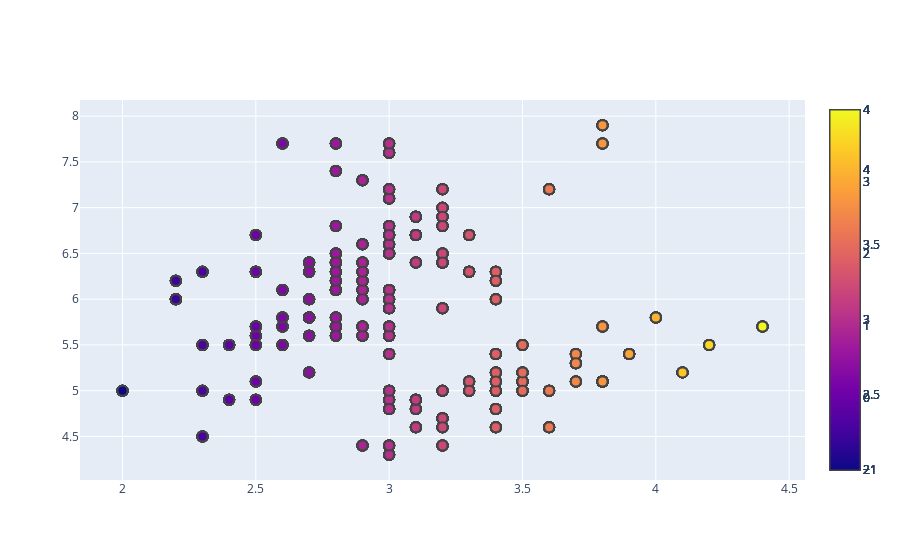

The cell this chart's notebook holds for it:
### Code cell
#More trace parameters
fig.add_trace(go.Scatter(x = data_iris.sepal_width, y =data_iris.sepal_length,
                        mode = 'markers',
                        marker_color = data_iris.sepal_width, #If you specify a single color, then the color bar will be whit with just those numbers
                        text = 'Hello', #Text to False while we hover over the points
                        marker = dict(showscale = True))) #Not sure what this does
fig.update_traces(marker_line_width = 2, marker_size = 10)
fig.update_layout(showlegend = False)

### Figure 1 — Plotly figure (JSON) as saved in the notebook; plotly's stock layout.template omitted (floating-point values rounded to 4 significant figures; data arrays with more than 128 entries replaced by an {"elided": "..."} marker saying what was removed)
{"data": [{"marker": {"line": {"width": 2}, "size": 10}, "mode": "markers", "type": "scatter", "x": {"elided": "150 float values"}, "y": {"elided": "150 float values"}}, {"marker": {"color": "green", "line": {"width": 2}, "showscale": true, "size": 10}, "mode": "markers", "text": "Hello", "type": "scatter", "x": {"elided": "150 float values"}, "y": {"elided": "150 float values"}}, {"marker": {"color": "yellow", "line": {"width": 2}, "showscale": true, "size": 10}, "mode": "markers", "text": "Hello", "type": "scatter", "x": {"elided": "150 float values"}, "y": {"elided": "150 float values"}}, {"marker": {"color": "yellow", "line": {"width": 2}, "size": 10}, "mode": "markers", "text": "Hello", "type": "scatter", "x": {"elided": "150 float values"}, "y": {"elided": "150 float values"}}, {"marker": {"color": "yellow", "line": {"width": 2}, "showscale": true, "size": 10}, "mode": "markers", "text": "Hello", "type": "scatter", "x": {"elided": "150 float values"}, "y": {"elided": "150 float values"}}, {"marker": {"color": "yellow", "line": {"width": 2}, "showscale": true, "size": 10}, "mode": "markers", "text": "Hello", "type": "scatter", "x": {"elided": "150 float values"}, "y": {"elided": "150 float values"}}, {"marker": {"color": "yellow", "line": {"width": 2}, "showscale": true, "size": 10}, "mode": "markers", "text": "Hello", "type": "scatter", "x": {"elided": "150 float values"}, "y": {"elided": "150 float values"}}, {"marker": {"color": "red", "line": {"width": 2}, "showscale": true, "size": 10}, "mode": "markers", "text": "Hello", "type": "scatter", "x": {"elided": "150 float values"}, "y": {"elided": "150 float values"}}, {"marker": {"color": {"elided": "150 float values"}, "line": {"width": 2}, "showscale": true, "size": 10}, "mode": "markers", "text": "Hello", "type": "scatter", "x": {"elided": "150 float values"}, "y": {"elided": "150 float values"}}, {"marker": {"color": {"elided": "150 float values"}, "line": {"width": 2}, "showscale": false, "size": 10}, "mode": "markers", "text": "Hello", "type": "scatter", "x": {"elided": "150 float values"}, "y": {"elided": "150 float values"}}, {"marker": {"color": {"elided": "150 float values"}, "line": {"width": 2}, "showscale": true, "size": 10}, "mode": "markers", "text": "Hello", "type": "scatter", "x": {"elided": "150 float values"}, "y": {"elided": "150 float values"}}, {"marker": {"color": {"elided": "150 float values"}, "line": {"width": 2}, "showscale": true, "size": 10}, "mode": "markers", "text": "Hello", "type": "scatter", "x": {"elided": "150 float values"}, "y": {"elided": "150 float values"}}, {"marker": {"color": {"elided": "150 float values"}, "line": {"width": 2}, "showscale": false, "size": 10}, "mode": "markers", "text": "Hello", "type": "scatter", "x": {"elided": "150 float values"}, "y": {"elided": "150 float values"}}, {"marker": {"color": {"elided": "150 float values"}, "line": {"width": 2}, "showscale": true, "size": 10}, "mode": "markers", "text": "Hello", "type": "scatter", "x": {"elided": "150 float values"}, "y": {"elided": "150 float values"}}, {"marker": {"color": {"elided": "150 float values"}, "line": {"width": 2}, "showscale": false, "size": 10}, "mode": "markers", "text": "Hello", "type": "scatter", "x": {"elided": "150 float values"}, "y": {"elided": "150 float values"}}, {"marker": {"color": {"elided": "150 float values"}, "line": {"width": 2}, "showscale": true, "size": 10}, "mode": "markers", "text": "Hello", "type": "scatter", "x": {"elided": "150 float values"}, "y": {"elided": "150 float values"}}, {"marker": {"color": {"elided": "150 float values"}, "line": {"width": 2}, "showscale": true, "size": 10}, "mode": "markers", "text": "Hello", "type": "scatter", "x": {"elided": "150 float values"}, "y": {"elided": "150 float values"}}, {"marker": {"color": {"elided": "150 float values"}, "line": {"width": 2}, "showscale": true, "size": 10}, "mode": "markers", "text": "Hello", "type": "scatter", "x": {"elided": "150 float values"}, "y": {"elided": "150 float values"}}, {"marker": {"color": "red", "line": {"width": 2}, "showscale": true, "size": 10}, "mode": "markers", "text": "Hello", "type": "scatter", "x": {"elided": "150 float values"}, "y": {"elided": "150 float values"}}, {"marker": {"color": {"elided": "150 float values"}, "line": {"width": 2}, "showscale": true, "size": 10}, "mode": "markers", "text": "Hello", "type": "scatter", "x": {"elided": "150 float values"}, "y": {"elided": "150 float values"}}], "layout": {"showlegend": false}}
